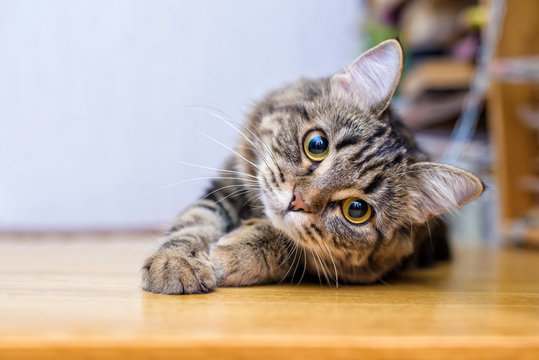
#> input picture cat.jpg, 539 x 360 px
$ python translation.py
#> lines starting #> are read from the running program, lines starting #| are printed output that depends on the picture
# Import the necessary Libraries
import cv2
import matplotlib.pyplot as plt
import numpy as np

# Read image from disk.
img = cv2.imread('cat.jpg')
#> img is the input picture: shape (360, 539, 3); mean B, G, R 153.9, 166.9, 183.6
# Convert BGR image to RGB
image_rgb = cv2.cvtColor(img, cv2.COLOR_BGR2RGB)

width = image_rgb.shape[1]
#> width = 539
height = image_rgb.shape[0]
#> height = 360

tx = 100
ty = 70

# Translation matrix
translation_matrix = np.array([[1, 0, tx], [0, 1, ty]], dtype=np.float32)
# warpAffine does appropriate shifting given the Translation matrix.
translated_image = cv2.warpAffine(image_rgb, translation_matrix, (width, height))
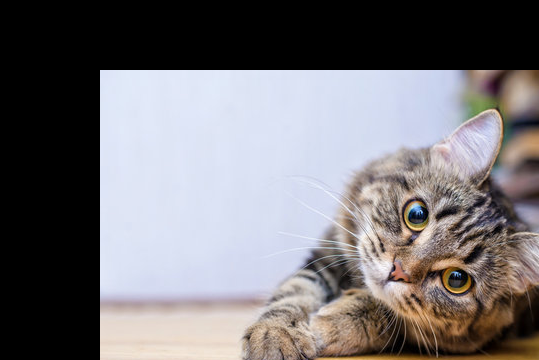
#> translated_image: shape (360, 539, 3); mean R, G, B 118.1, 114.9, 117.8

# Create subplots
fig, axs = plt.subplots(1, 2, figsize=(7, 4))

# Plot the original image
axs[0].imshow(image_rgb)
axs[0].set_title('Original Image')

# Plot the transalted image
axs[1].imshow(translated_image)
axs[1].set_title('Image Translation')

# Remove ticks from the subplots
for ax in axs:
    ax.set_xticks([])
    ax.set_yticks([])

# Display the subplots
plt.tight_layout()
plt.show()
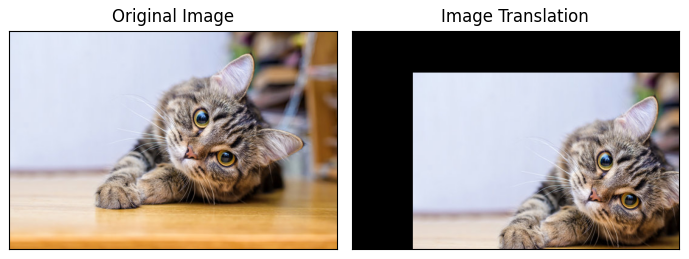
#> figure drawn by matplotlib, 2 panels

$ run again, with tree.jpg copied over cat.jpg
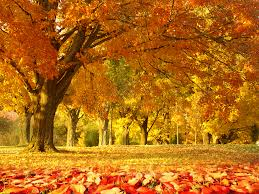
#> input picture tree.jpg, 259 x 194 px
#> img is the input picture: shape (194, 259, 3); mean B, G, R 22.3, 105.5, 178.1
#> `translated_image = cv2.warpAffine(image_rgb, translation_matrix, (widt..`:
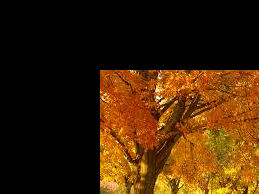
#> translated_image: shape (194, 259, 3); mean R, G, B 63.6, 35.5, 5.6
#> `plt.show()`:
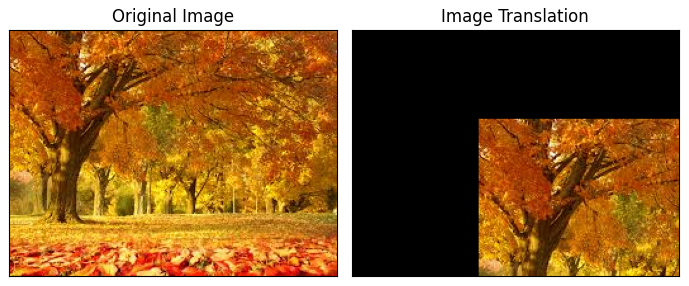
#> figure drawn by matplotlib, 2 panels
